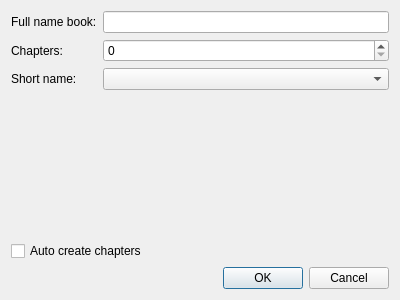
<?xml version="1.0" encoding="UTF-8"?>
<ui version="4.0">
 <class>BookAddDialog</class>
 <widget class="QDialog" name="BookAddDialog">
  <property name="windowModality">
   <enum>Qt::ApplicationModal</enum>
  </property>
  <property name="geometry">
   <rect>
    <x>0</x>
    <y>0</y>
    <width>400</width>
    <height>300</height>
   </rect>
  </property>
  <property name="windowTitle">
   <string>Add book</string>
  </property>
  <layout class="QGridLayout" name="gridLayout">
   <item row="0" column="0">
    <layout class="QVBoxLayout" name="verticalLayout">
     <item>
      <layout class="QFormLayout" name="formLayout">
       <item row="0" column="0">
        <widget class="QLabel" name="label">
         <property name="text">
          <string>Full name book:</string>
         </property>
        </widget>
       </item>
       <item row="0" column="1">
        <widget class="QLineEdit" name="lineEditFullName"/>
       </item>
       <item row="1" column="0">
        <widget class="QLabel" name="label_3">
         <property name="text">
          <string>Chapters:</string>
         </property>
        </widget>
       </item>
       <item row="1" column="1">
        <widget class="QSpinBox" name="spinBoxChapterQty">
         <property name="maximum">
          <number>1000</number>
         </property>
        </widget>
       </item>
       <item row="2" column="0">
        <widget class="QLabel" name="label_2">
         <property name="text">
          <string>Short name:</string>
         </property>
        </widget>
       </item>
       <item row="2" column="1">
        <widget class="QComboBox" name="comboBoxShortName">
         <property name="enabled">
          <bool>true</bool>
         </property>
         <property name="maximumSize">
          <size>
           <width>350</width>
           <height>16777215</height>
          </size>
         </property>
         <property name="maxVisibleItems">
          <number>5</number>
         </property>
        </widget>
       </item>
      </layout>
     </item>
     <item>
      <spacer name="verticalSpacer">
       <property name="orientation">
        <enum>Qt::Vertical</enum>
       </property>
       <property name="sizeHint" stdset="0">
        <size>
         <width>20</width>
         <height>40</height>
        </size>
       </property>
      </spacer>
     </item>
     <item>
      <widget class="QCheckBox" name="checkBoxAutoCreateChapter">
       <property name="text">
        <string>Auto create chapters</string>
       </property>
      </widget>
     </item>
     <item>
      <widget class="QDialogButtonBox" name="buttonBox">
       <property name="orientation">
        <enum>Qt::Horizontal</enum>
       </property>
       <property name="standardButtons">
        <set>QDialogButtonBox::Cancel|QDialogButtonBox::Ok</set>
       </property>
      </widget>
     </item>
    </layout>
   </item>
  </layout>
 </widget>
 <resources/>
 <connections>
  <connection>
   <sender>buttonBox</sender>
   <signal>accepted()</signal>
   <receiver>BookAddDialog</receiver>
   <slot>accept()</slot>
   <hints>
    <hint type="sourcelabel">
     <x>248</x>
     <y>254</y>
    </hint>
    <hint type="destinationlabel">
     <x>157</x>
     <y>274</y>
    </hint>
   </hints>
  </connection>
  <connection>
   <sender>buttonBox</sender>
   <signal>rejected()</signal>
   <receiver>BookAddDialog</receiver>
   <slot>reject()</slot>
   <hints>
    <hint type="sourcelabel">
     <x>316</x>
     <y>260</y>
    </hint>
    <hint type="destinationlabel">
     <x>286</x>
     <y>274</y>
    </hint>
   </hints>
  </connection>
 </connections>
</ui>
